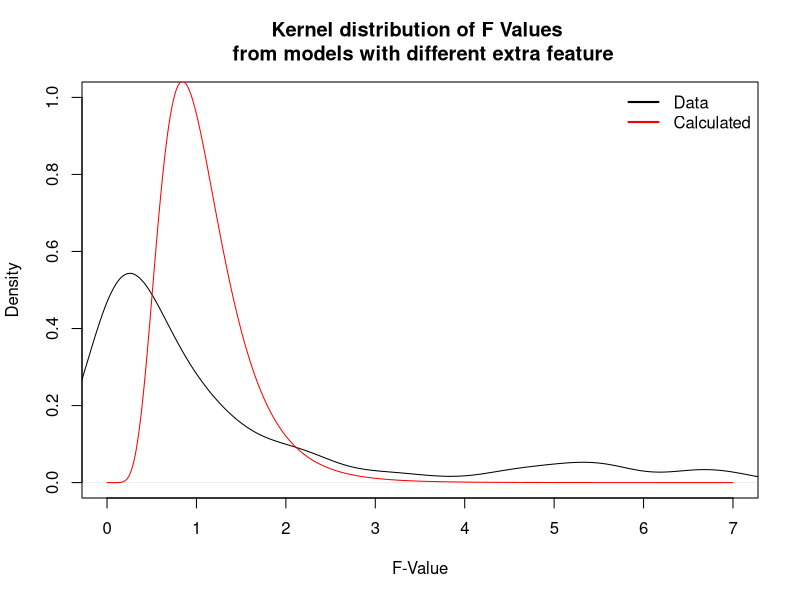
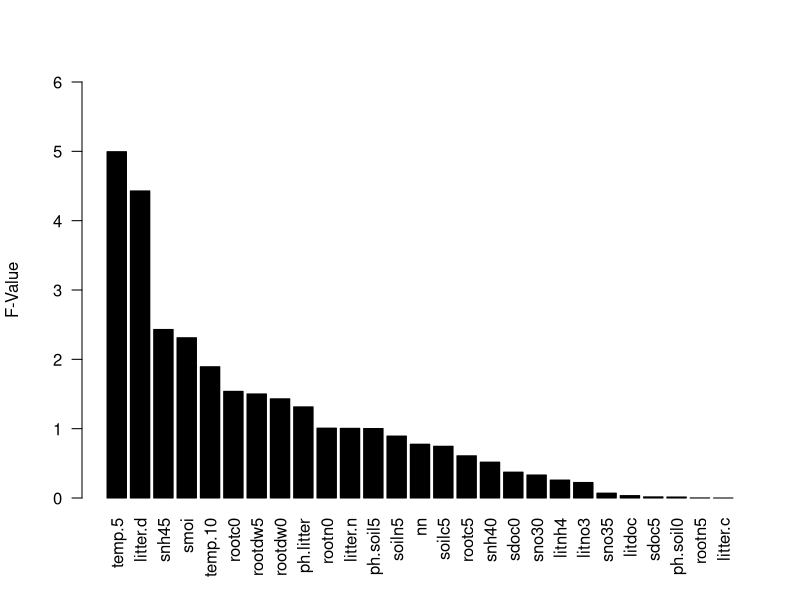
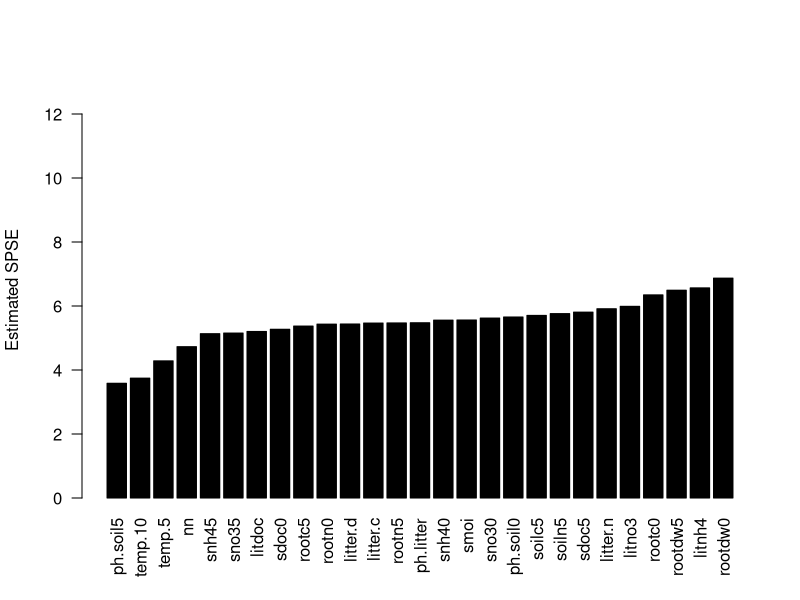

Generate these figures, in order, with R:
#
# F Distribution
#

spseHat <- function(model, test){
  # SPSE.hat1
  return(sum((test$soil.res - predict(model, newdata=test))^2))
}

getFtable <- function(train, test){
  ## Simulation F values
  realModelStr <- "soil.res ~ 1 + lmoi + temp.15 + temp.0 + soiln0 + soilc0"
  realModel <- lm(realModelStr, data = train)
  # next model will have another feature in addition
  excludeVarsRegEx <- "(soil.res|lmoi|temp.15|temp.0|soiln0|soilc0)"
  nextVars <- names(hainich)[
    ! grepl(excludeVarsRegEx,names(hainich))]
  
  #create result data frame
  simulRes <- NULL
  for(x in nextVars){
    #create formula for next Model by adding current variable
    nxtModelStr <- paste(realModelStr, "+", x)
    nxtModel <- lm(nxtModelStr, data = train)
    #evaluate nextModel
    an <- anova(realModel, nxtModel) 
    f <- an$F[2] # F-value
    p <- an$`Pr(>F)`[2] # p-value
    spse <- spseHat(nxtModel, test)
    simulRes <- rbind(simulRes, c(spse,x,f,p)) 
  }
  simulRes <- data.frame(spse=as.double(simulRes[,1]), 
                         addedFeature=simulRes[,2] , F=as.double(simulRes[,3]),
                         p=as.double(simulRes[,4]), stringsAsFactors = T)
  
  return(simulRes)
}

crossValPart <- function(data, fold){
  set.seed(1337)
  index <- rep(1:fold, length.out=dim(hainich)[2])
  index <- sample(index) # mixing
  
  simulRes <- data.frame()
  for (i in 1:fold){
    train <- hainich[index!=i,]
    test <- hainich[index==i,]
    
    res <- getFtable(train,test)
    res$run = rep(i, dim(res)[1])
    simulRes <- rbind(simulRes,res)
  }
  
  return(simulRes)
}

hainich <- read.csv("hainich.csv", sep = ";", dec = ".")
#result by cross validation (random part against rest validation)
fold <- 4
simulRes <- crossValPart(hainich,fold)


## evaluation
for(i in seq(fold)){
  #select run
  r <- simulRes[simulRes$run == i,]
  #which model with additional feature was the real winner (SPSE)?
  idMinErr <-  which(r$spse == min(r$spse))
  #which model won but was not the best one (F)?
  idMaxF <- which(r$F == max(r$F))
  
  print(paste("In run", i,
              "min SPSE and max F picked same additional feature:", idMaxF == idMinErr ))
}

## plotting
xs <- seq(0,7,by = 0.01)
freal <- density(simulRes$F)
## WARNING: I have no idea how to calc the degree of freedoms!
## maybe an$Res.Df? need df1 and df2
fNominal <- df(xs,24,23)
plot(freal, xlim=c(min(xs),max(xs)), ylim=c(0,1),
     xlab = "F-Value",
     main="Kernel distribution of F Values \n from models with different extra feature")
points(xs, fNominal, col="red", type="lines") #F distribution
legend("topright",c("Data","Calculated"), lwd=2, col=c("black","red"), bty = "n")

#values of F and spse in Run 1
run1 <- simulRes[simulRes$run == 1,]
run1 <- run1[with(run1, order(F, decreasing = T)), ] # order by F
barplot(run1$F, names.arg = run1$addedFeature, ylim = c(0,6),
        las=2, col="black", ylab = "F-Value")

run1 <- run1[with(run1, order(spse)), ] # order by spse
barplot(run1$spse, ylab = "Estimated SPSE", ylim = c(0,13),
        names.arg = run1$addedFeature, las=2, col="black")
